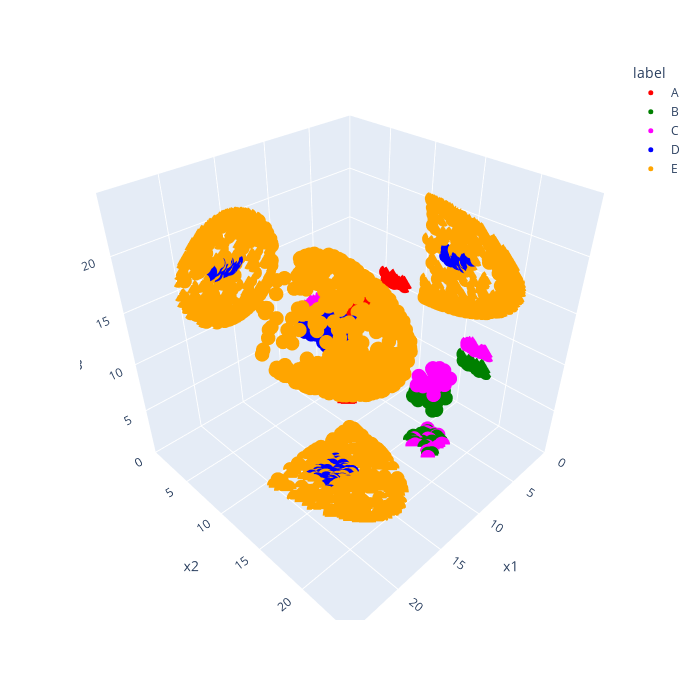

This figure's notebook cell:
### Markdown cell above
### 1. Plot the simulated data in a 3D scatter plot, i.e., the high-dimensional space (tip: use Plotly Express' `scatter_3d()` function).

### Code cell
fig = scatter_3d(

    df_data_total, 
    x                  = 'x1',
    y                  = 'x2', 
    z                  = 'x3',
    color              = 'label',
    color_discrete_map = dc_color,
    range_x            = (0,25),
    range_y            = (0,25),
    range_z            = (0,25)
)

fig.update_layout(
    width    = 700,
    height   = 700
)
    
fig.update_traces(
    marker_size = 5
)

fig.show()
